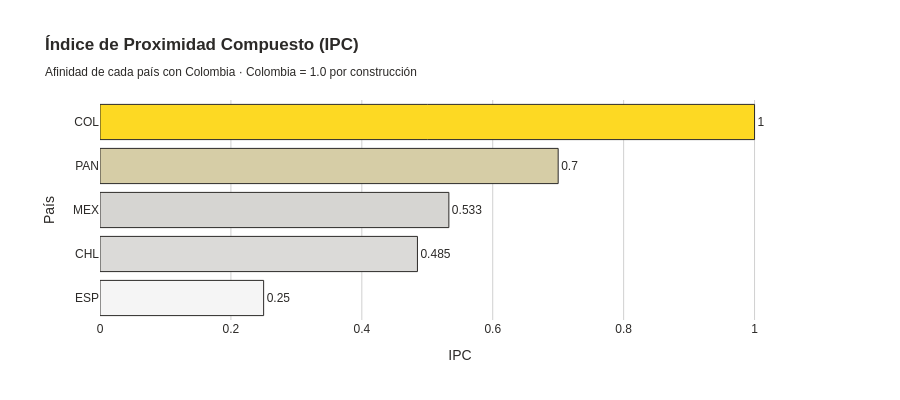

The cell this chart's notebook holds for it:
### Code cell
# Visualizacion del IPC
fig = go.Figure()
df_sorted = df_ipc.sort_values('IPC')
fig.add_trace(go.Bar(
    y=df_sorted.index, x=df_sorted['IPC'],
    orientation='h',
    marker=dict(color=df_sorted['IPC'],
                colorscale=[[0, CIBEST['gray_bg']], [0.5, CIBEST['gray_light']], [1, CIBEST['yellow']]],
                line=dict(color=CIBEST['gray'], width=1)),
    text=df_sorted['IPC'].round(3),
    textposition='outside',
    textfont=dict(color=CIBEST['gray']),
    hovertemplate='<b>%{y}</b><br>IPC = %{x:.3f}<extra></extra>',
))
fig.update_layout(
    title='<b>Índice de Proximidad Compuesto (IPC)</b><br>'
          '<sub>Afinidad de cada país con Colombia · Colombia = 1.0 por construcción</sub>',
    xaxis=dict(title='IPC', range=[0, 1.1], gridcolor=CIBEST['gray_border']),
    yaxis_title='País',
    plot_bgcolor=CIBEST['white'], paper_bgcolor=CIBEST['white'],
    font=dict(family='Arial', color=CIBEST['gray']),
    height=400, margin=dict(l=100), showlegend=False,
)
fig.show()

### Figure 1 — Plotly figure (JSON) as saved in the notebook; plotly's stock layout.template omitted (floating-point values rounded to 4 significant figures)
{"data": [{"hovertemplate": "<b>%{y}</b><br>IPC = %{x:.3f}<extra></extra>", "marker": {"color": [0.25, 0.485, 0.533, 0.7, 1.0], "colorscale": [[0, "#F5F5F5"], [0.5, "#CCCAC7"], [1, "#FDD923"]], "line": {"color": "#2C2A28", "width": 1}}, "orientation": "h", "text": [0.25, 0.485, 0.533, 0.7, 1.0], "textfont": {"color": "#2C2A28"}, "textposition": "outside", "type": "bar", "x": [0.25, 0.485, 0.533, 0.7, 1.0], "y": ["ESP", "CHL", "MEX", "PAN", "COL"]}], "layout": {"font": {"color": "#2C2A28", "family": "Arial"}, "height": 400, "margin": {"l": 100}, "paper_bgcolor": "#FFFFFF", "plot_bgcolor": "#FFFFFF", "showlegend": false, "title": {"text": "<b>Índice de Proximidad Compuesto (IPC)</b><br><sub>Afinidad de cada país con Colombia · Colombia = 1.0 por construcción</sub>"}, "xaxis": {"gridcolor": "#D0D0D0", "range": [0, 1.1], "title": {"text": "IPC"}}, "yaxis": {"title": {"text": "País"}}}}
